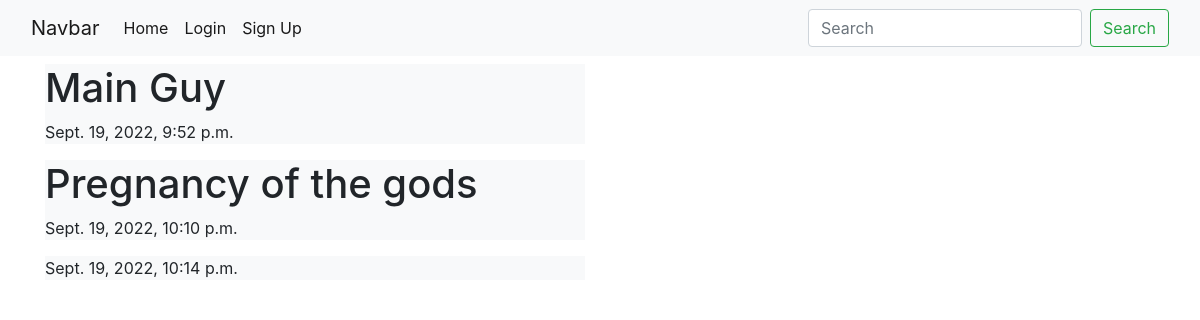
Before: /assignment_app/home/ with the older database file.
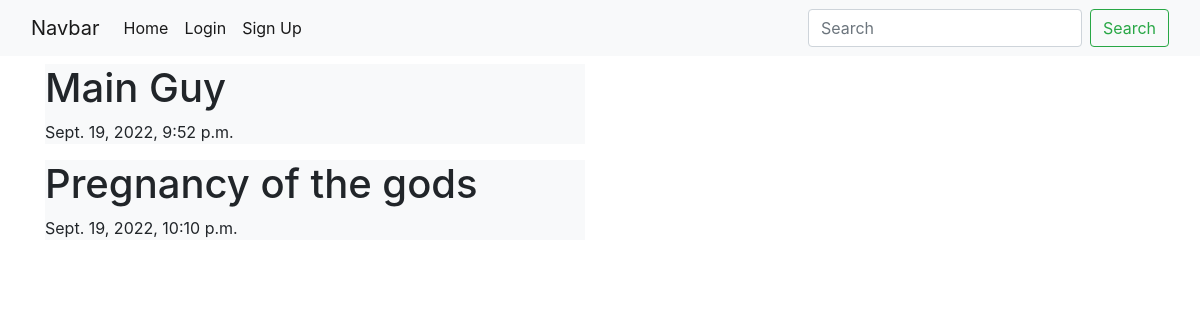
After: the same page with the newer database file.
### assignment_app/models.py (models this page shows, shortened)
class Post(models.Model):
    title = models.CharField(max_length=50)
    body = models.TextField()
    date_created = models.DateTimeField(default= timezone.now)

### assignment_app/views.py (the view)
# urls.py: path('home/', views.home,name='homepage'),
def home(request):
    posts = Post.objects.all()
    return render(request,'my_assignment_app/home.html', {'posts':posts})

### assignment_app/templates/my_assignment_app/home.html (shortened to what this page needs)
<!DOCTYPE html>
<html lang="en">
<head>
  <link href="https://cdn.jsdelivr.net/npm/bootstrap@5.0.2/dist/css/bootstrap.min.css" rel="stylesheet">
  <link rel="stylesheet" href="https://maxcdn.bootstrapcdn.com/bootstrap/4.0.0/css/bootstrap.min.css"
>
</head>
<body>
  <nav class="navbar navbar-expand-lg navbar-light bg-light">
    <div class="container-fluid">
      <a class="navbar-brand" href="#">Navbar</a>
      <div class="collapse navbar-collapse" id="navbarSupportedContent">
        <ul class="navbar-nav me-auto mb-2 mb-lg-0">
          <li class="nav-item">
            <a class="nav-link active" aria-current="page" href="#">Home</a>
          </li>
          <li class="nav-item">
            <a class="nav-link active" aria-current="page" href="#">Login</a>
          </li>
          <li class="nav-item">
            <a class="nav-link active" aria-current="page" href="#">Sign Up</a>
          </li>
        </ul>
        <form class="d-flex">
          <input class="form-control me-2" type="search" placeholder="Search" aria-label="Search">
          <button class="btn btn-outline-success" type="submit">Search</button>
        </form>
      </div>
    </div>
  </nav>
  <div class="container">
    <div class="row">
      <div class="col-6">
        {% for post in posts %}
        <div class="bg-light mt-2 mb-2">
          <h1>{{post.title}}</h1>
          <p>{{post.date_created}}</p>
        </div>
        {% endfor %}
      </div>
    </div>
  </div>
</body>
</html>

Changed rows visible on the page:
removed Post: date_created "Sept. 19, 2022, 10:14 p.m."
